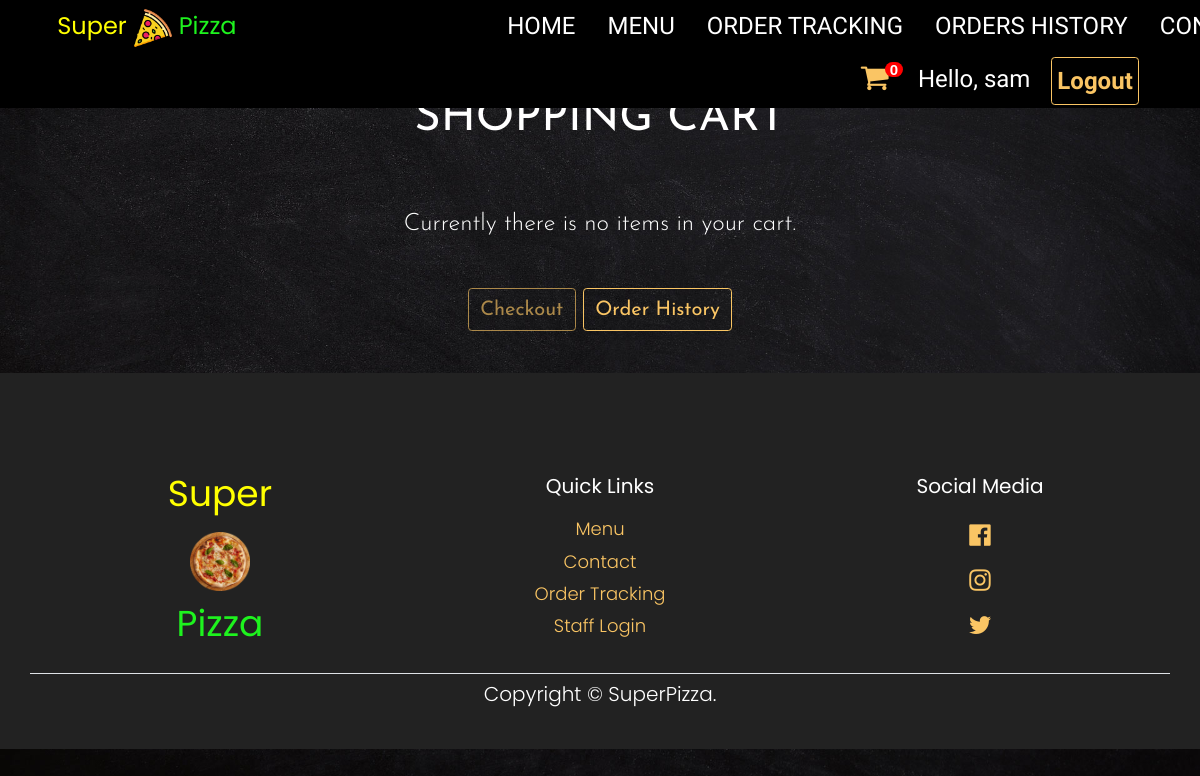
Page /cart/cart-detail/ (signed in) on the earlier database version.
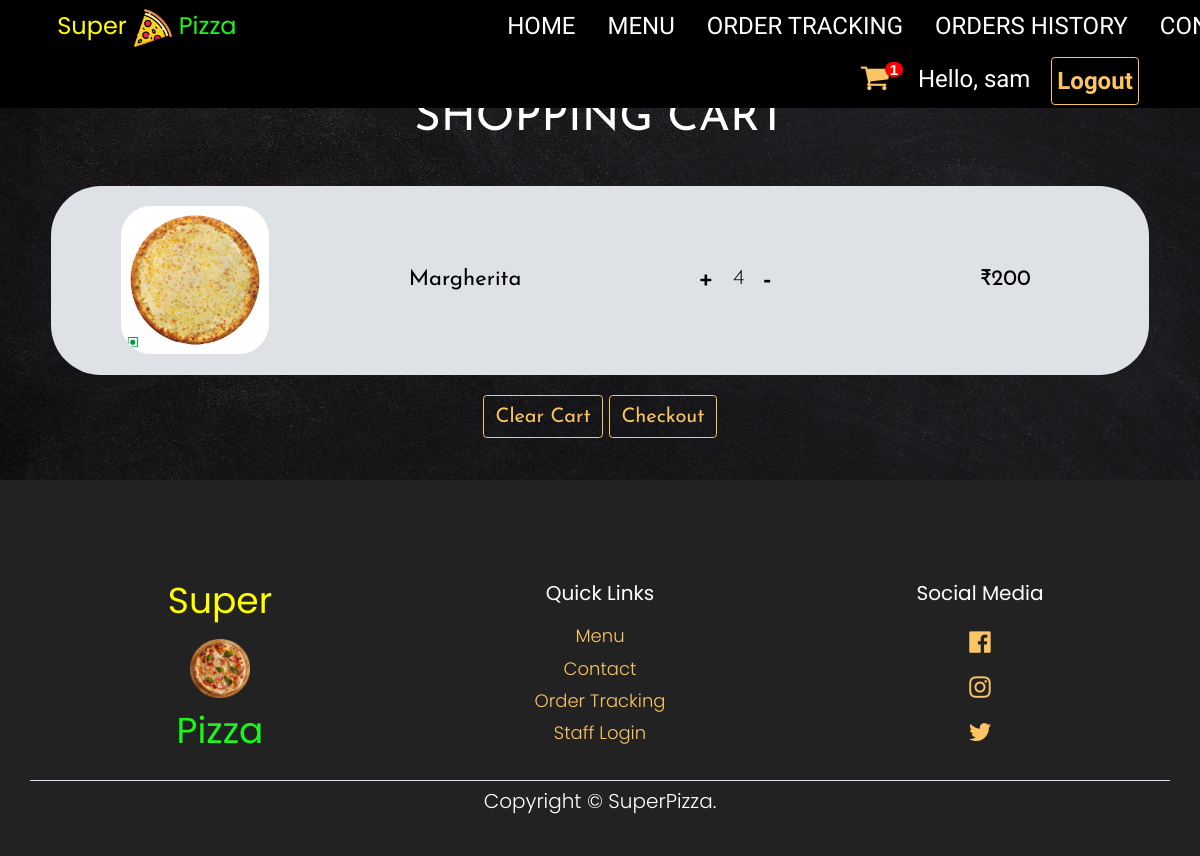
Same page on the later database version.
### OrderHandeling/models.py (models this page shows, shortened)
class Cart(models.Model):
    user = models.ForeignKey(User, on_delete=models.CASCADE, null=False)
    pizza = models.ForeignKey(Pizza, on_delete=models.CASCADE, null=False)
    quantity = models.IntegerField()
    price = models.FloatField(max_length=5)
    total_price = models.FloatField(max_length=5)
    is_paid = models.BooleanField(default=False)
    order_id = models.CharField(max_length=7, default="", null=True)
    order_status = models.CharField(max_length=20, default="not_ordered", null=True)

### PizzaDelivery/models.py (models this page shows, shortened)
class Pizza(models.Model):
    name = models.CharField(max_length=100, null=False)
    price = models.CharField(max_length=4, null=False)
    description = models.CharField(max_length=500)
    image = models.ImageField(blank=True, upload_to='pizza/')

### OrderHandeling/views.py (the view)
# urls.py: path('cart/cart-detail/', order_handeling.cart_detail, name='cart_detail'),
def cart_detail(request):
    orders = models.Cart.objects.filter(user=request.user, is_paid=False)
    order_count = len(orders)
    ''' Code for avoiding duplicates '''
    object_list_with_duplicates = [order.pizza for order in orders]
    duplicate_object_list = [item for item, count in collections.Counter(object_list_with_duplicates).items() if
                             count > 1]
    duplicate_dict = collections.Counter(object_list_with_duplicates)
    new_dict = dict()
    if len(duplicate_object_list) != 0:
        for item in duplicate_object_list:
            order = models.Cart.objects.filter(pizza=item)
            order.delete()
        for item, count in duplicate_dict.items():
            if count > 1:
                new_dict[item] = count
        for item, count in new_dict.items():
            order = models.Cart(user=request.user, pizza=item, quantity=count, price=item.price)
            order.total_price = int(order.quantity) * int(order.price)
            order.save()
        context = {
            'orders': orders,
            'order_count':order_count,
        }
        return render(request, 'customer/cart.html', context)
    else:
        context = {
            'orders': orders,
            'order_count': order_count,
        }
        return render(request, 'customer/cart.html', context)

### templates/customer/cart.html (shortened to what this page needs)
{% extends 'homepage/base.html' %}
{% load static %}
{% block content %}
<div class="w3-container w3-padding-32 w3-xlarge" style="font-family:'Josefin Sans',sans-serif;padding-bottom: 0;">
    <div class="container">
        <h2 style="font-size:45px;font-weight:400;text-align:center;text-transform:uppercase;font-family:'Josefin Sans',sans-serif;padding:20px;margin-bottom:20px;margin-top: 40px;">
            Shopping Cart
        </h2>
        {% if order_count != 0 %}
        <div class="text-center" style="padding:10px;border-radius: 50px; margin:10px; background: #dee2e6;color: black;">
            {% for order in orders %}
            <div class="row align-items-center" style="padding:10px;margin-bottom:1px;">
                <div class="col">
                    <img class="img-fluid" src="{{ order.pizza.image.url }}" alt="{{order.pizza.name}}" style="border-radius: 30px;width: 60%;height: auto;">
                </div>
                <div class="col">
                    <h2 style="font-family:'Josefin Sans',sans-serif;font-size: 22px;">
                        {{order.pizza.name}}
                    </h2>
                </div>
                <div class="col">
                    <a href="{% url 'item_increment' order.id %}" style="color:black;font-size: 30px;border: none;" class="btn btn-primary">
                        +
                    </a>
                    <span style="font-family:'Josefin Sans',sans-serif;font-size: 22px;">
                        {{order.quantity}}
                    </span>
                    <a href="{% url 'item_decrement' order.id %}" style="font-size: 32px;color: black;border: none;" class="btn btn-primary">
                        -
                    </a>
                </div>
                <div class="col">
                    <h2 style="font-family:'Josefin Sans',sans-serif;font-size: 22px;">
                        ₹{{order.pizza.price}}
                    </h2>
                </div>
            </div>
        {% endfor %}
        </div>
        <div class="container text-center" style="padding:10px;margin-top:10px;font-size: 20px;">
            <a href="{% url 'cart_clear' %}" class="btn btn-primary" style="font-size: 20px;">Clear Cart</a>
            <a href="{% url 'checkout' %}" class="btn btn-primary" style="font-size: 20px;">Checkout</a>
        </div>
        {% else %}
        <div class="container text-center" style="padding:10px;margin-top:10px;">
            <p style="padding: 10px;margin-bottom: 1.5em;">
                Currently there is no items in your cart.
            </p>
            <a href="{% url 'checkout' %}" class="btn btn-primary disabled" style="font-size: 20px;">
                Checkout
            </a>
            <a href="{% url 'order_history' %}" class="btn btn-primary" style="font-size: 20px;">
                Order History
            </a>
        </div>
        {% endif %}
    </div>
</div>
{% endblock %}

### templates/homepage/base.html (shortened to what the changed rows need)
<!DOCTYPE html>
  {% load static %}
  <html lang="en">
    <head>
      <link href="https://cdn.jsdelivr.net/npm/bootstrap@5.0.2/dist/css/bootstrap.min.css" rel="stylesheet">
      <link rel="stylesheet" href="https://cdnjs.cloudflare.com/ajax/libs/font-awesome/4.7.0/css/font-awesome.min.css">
      <link rel="stylesheet" href="{% static 'css/w3.css' %}">
      <link rel="stylesheet" href="{% static 'css/style.css' %}">
    </head>
    <body>
      <div class="w3-top w3-hide-small" style="z-index: 2;">
        <div class="w3-bar w3-xlarge w3-black w3-opacity w3-hover-opacity-off" id="myNavbar">
          {% if user.is_authenticated %}
          <div class="container" style="margin-left: 20em;">
            <a href="{% url 'home' %}" class="w3-bar-item w3-button">HOME</a>
            <a href="{% url 'menu' %}" class="w3-bar-item w3-button">MENU</a>
            <a href="{% url 'order_tracking' %}" class="w3-bar-item w3-button">ORDER TRACKING</a>
            <a href="{% url 'order_history' %}" class="w3-bar-item w3-button">ORDERS HISTORY</a>
            <a href="{% url 'contact' %}" class="w3-bar-item w3-button">CONTACT</a>
          </div>
          <div class="container">
            <div style="float:right; padding:5px 15px;padding-bottom: 3px;">
              <div style="float:left;margin-left: 5px;margin-right:5px;margin-top:5px;">
                <a href="{% url 'cart_detail' %}" class="nav-link" style="padding:0;margin:0;font-size:24px;color:#fac564;">
                  <i class="fa" style="font-size:30px">&#xf07a;</i>
                  <span class='badge badge-warning' id='lblCartCount'>{{order_count}}</span>
                </a>
              </div>
              <div style="float:right;">
                <small style="font-size:24px;padding:5px;margin-left: 5px;margin-right:5px;">Hello, {{ user.username }}</small>
                <a class="btn btn-primary" style="font-size:24px;padding:5px;margin-left: 5px;margin-right:5px;" href="{% url 'logout' %}"><b>Logout</b></a>
              </div>
            </div>
          {% endif %}
          </div>
        </div>
      </div>
      {% block content %}
      {% endblock %}
      <footer class="w3-center w3-xxlarge" style="background-color:#222;color: #fff;padding-top: 1px;padding-bottom: 20px;">
        <div class="container" style="margin-top: 2em;">
          <div class="row">
            <div class="col" style="padding: 8px 16px;box-sizing: border-box;line-height: 1.8;font-family: 'Poppins', sans-serif">
              <h2 class="footer-heading" style="font-size: 20px;color: #fff;margin-top: 20px;margin-bottom: 15px;font-family: 'Poppins', sans-serif">
                Quick Links
              </h2>
            </div>
            <div class="col" style="padding: 8px 16px;box-sizing: border-box;line-height: 1.8;">
              <h2 class="footer-heading" style="font-size: 20px;color: #fff;margin-top: 20px;margin-bottom: 15px;font-family: 'Poppins', sans-serif">
                Social Media
              </h2>
            </div>
            </div>
          </div>
      </footer>
    </body>
  </html>

Differences in the rows shown:
added Cart: pizza.image (picture), pizza.name "Margherita", quantity "4", pizza.price "200"
Other differences:
{{ order_count }}: "0" → "1"
text no longer shown: "Currently there is no items in your cart. Order History"
text now shown: "Clear Cart"
